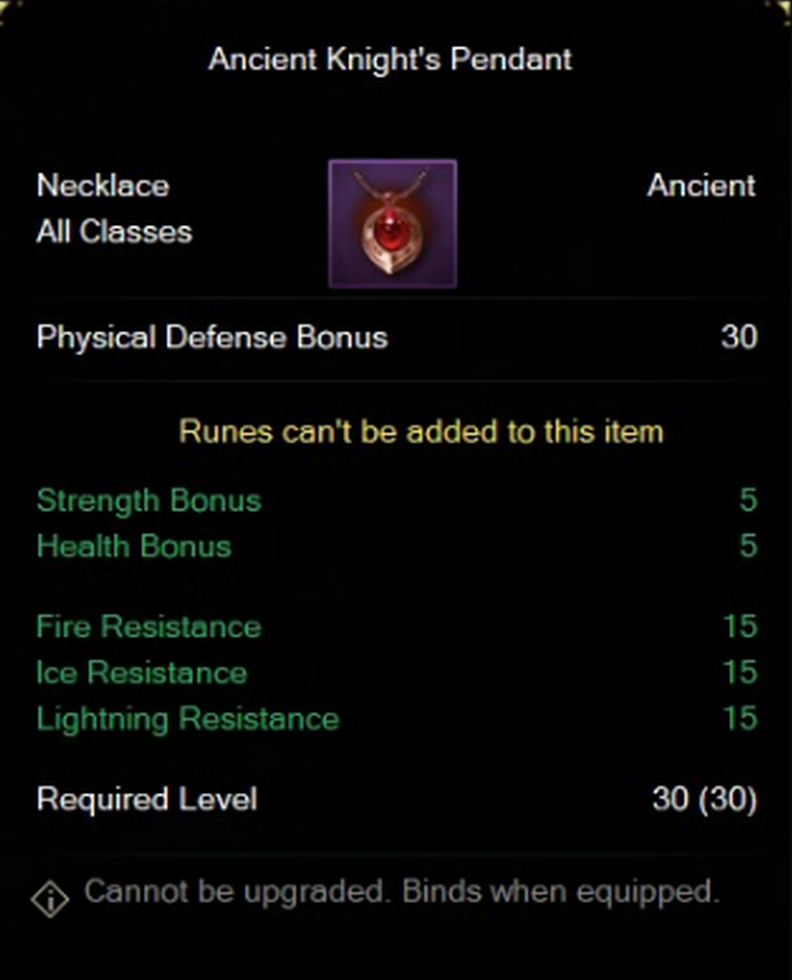
#> input picture images/a (10).png, 792 x 980 px
$ python -i main.py   (imports and definitions only)
#> lines starting #> are read from the running program, lines starting #| are printed output that depends on the picture; after the words box and inside, x2 and y2 are one past the last pixel; in counts of white or black regions, pixels touching at a corner belong together
import os
import sys
import subprocess
import csv
from datetime import datetime
import re
import cv2
import numpy as np
from PIL import Image
import pytesseract

# [11 lines not run here, left out]

# Set Tesseract command path explicitly
pytesseract.pytesseract.tesseract_cmd = '/usr/bin/tesseract'

# Set up file paths
BASE_DIR = os.path.dirname(os.path.abspath(__file__))
IMAGES_DIR = os.path.join(BASE_DIR, 'images')
CSV_DIR = os.path.join(BASE_DIR, 'csv')
DATA_DIR = os.path.join(BASE_DIR, 'data')

# [6 lines not run here, left out]

# [62 lines left out: functions load_item_data, load_column_names, levenshtein_distance, validate_item_name, not called in this run]

def preprocess_image(image_path):
    # Read the image
#> called with image_path = 'images/a (10).png'
    img = cv2.imread(image_path)
#> img is the input picture: shape (980, 792, 3); mean B, G, R 8.4, 9.4, 8.3

    # Convert to grayscale
    gray = cv2.cvtColor(img, cv2.COLOR_BGR2GRAY)
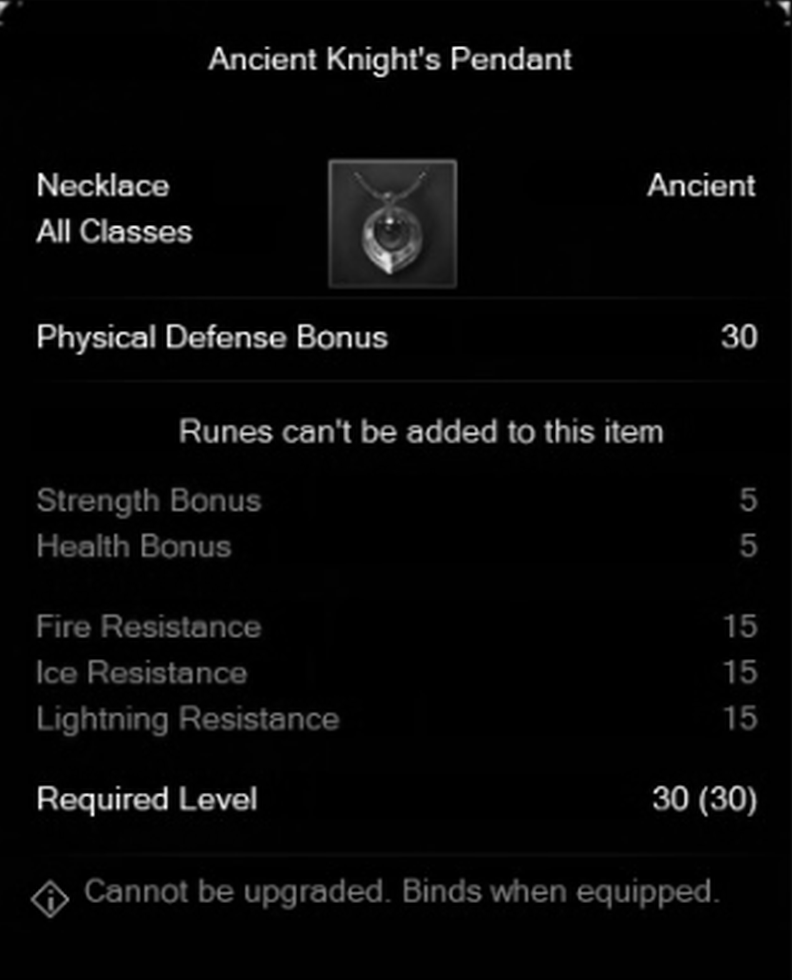
#> gray: shape (980, 792); min 0, max 255, mean 8.9

    # Enhance contrast in the top part of the image
    top_third = gray[:gray.shape[0]//3, :]
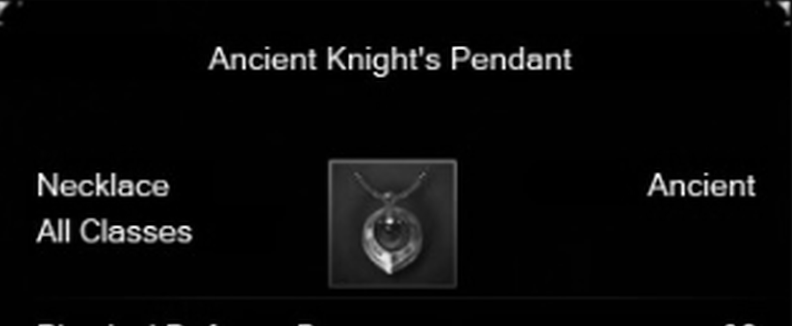
#> top_third: shape (326, 792); min 0, max 255, mean 10
    enhanced_top = cv2.createCLAHE(clipLimit=2.0, tileGridSize=(8,8)).apply(top_third)
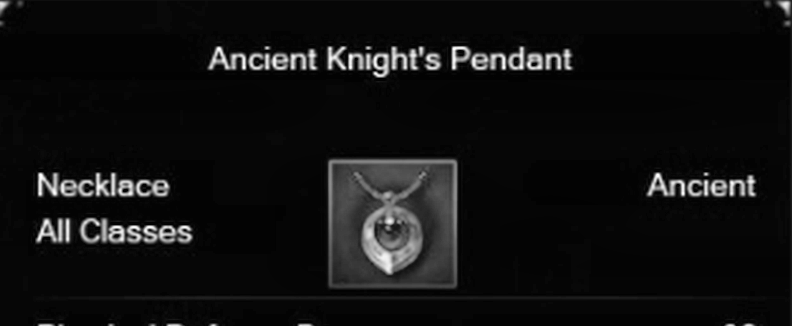
#> enhanced_top: shape (326, 792); min 2, max 255, mean 16.6
    gray[:gray.shape[0]//3, :] = enhanced_top

    # Apply simple thresholding
    _, binary = cv2.threshold(gray, 0, 255, cv2.THRESH_BINARY + cv2.THRESH_OTSU)
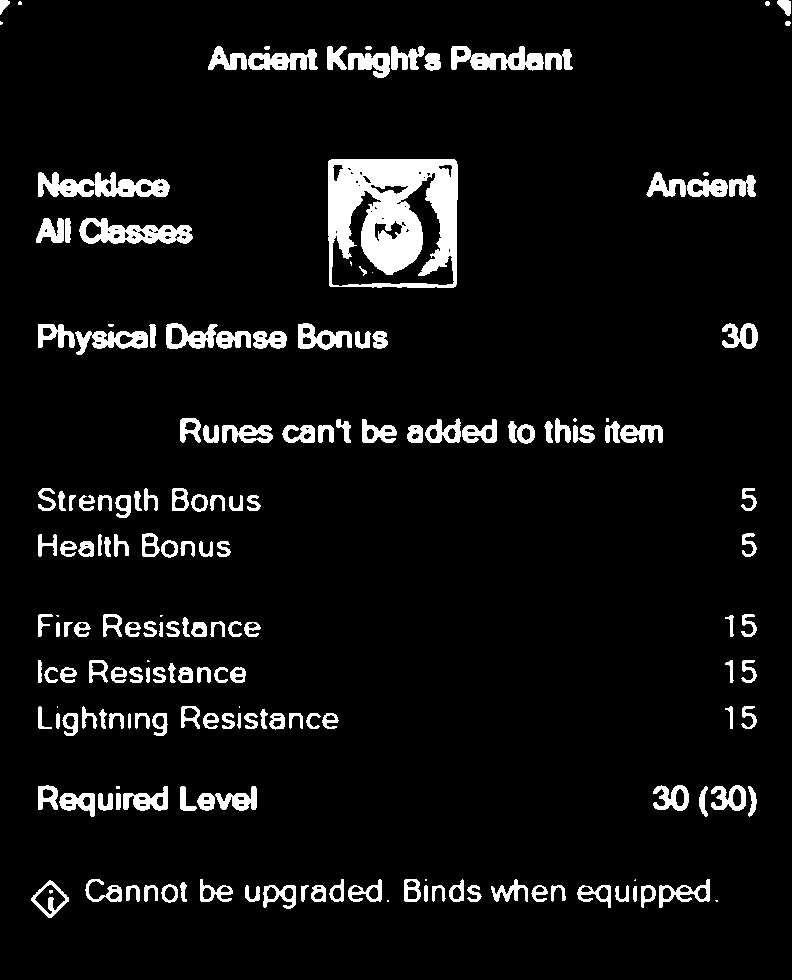
#> binary: shape (980, 792); 6.7% white; 185 white regions (18 under 20 px), largest, box (x1, y1, x2, y2) and area: (328, 159, 458, 288) 11341, (38, 172, 170, 197) 1947, (79, 218, 193, 244) 1689

    # Save preprocessed image for debugging
    debug_path = os.path.join(DATA_DIR, 'preprocessed_' + os.path.basename(image_path))
    cv2.imwrite(debug_path, binary)
    print(f"Saved preprocessed image to: {debug_path}")

    return binary

def perform_ocr(image_path):
    # Preprocess the image
    preprocessed_image = preprocess_image(image_path)

    # Perform OCR on the preprocessed image
#> (the run stopped early here; a loop or call above may not have finished)

$ run again, on images/a (111).png
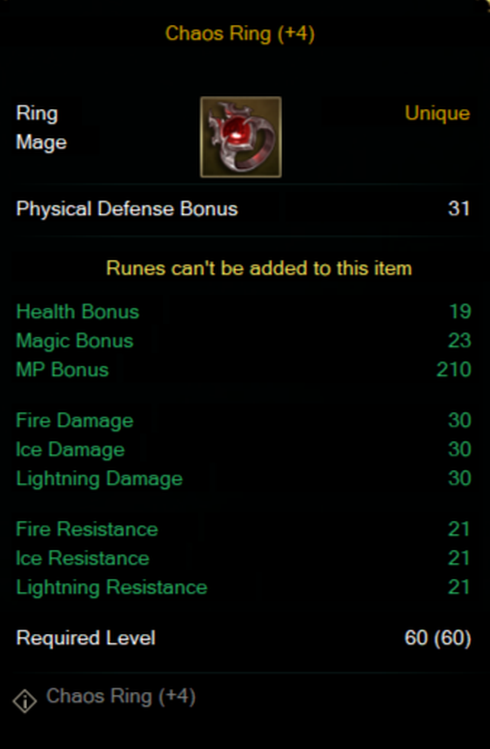
#> input picture images/a (111).png, 490 x 749 px
#> in preprocess_image, img is the input picture: shape (749, 490, 3); mean B, G, R 5.5, 8.1, 5.7
#> in preprocess_image, `enhanced_top = cv2.createCLAHE(clipLimit=2.0, tileGridSize=(8,8)).appl..`:
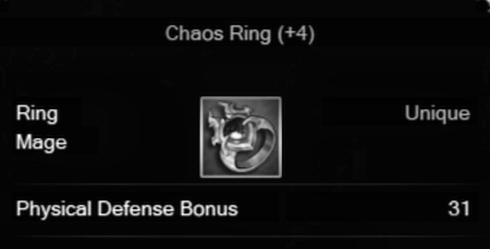
#> enhanced_top: shape (249, 490); min 2, max 255, mean 15.1
#> in preprocess_image, `_, binary = cv2.threshold(gray, 0, 255, cv2.THRESH_BINARY + cv2.THRESH..`:
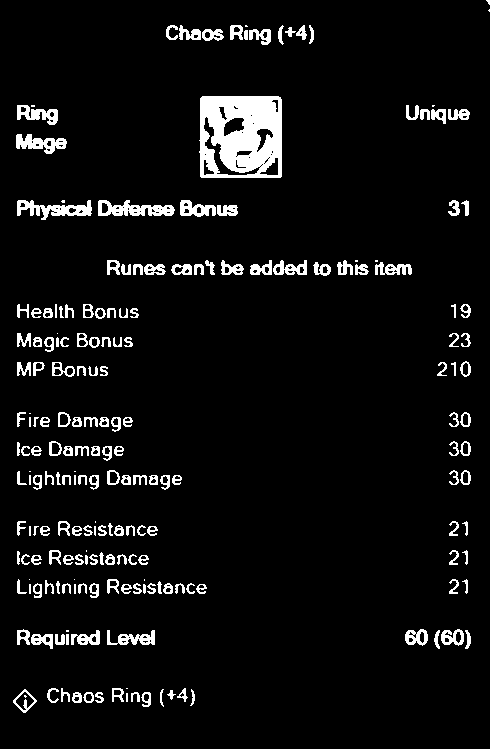
#> binary: shape (749, 490); 6.1% white; 207 white regions (22 under 20 px), largest, box (x1, y1, x2, y2) and area: (199, 96, 282, 178) 5465, (98, 200, 175, 216) 734, (17, 200, 92, 220) 722
